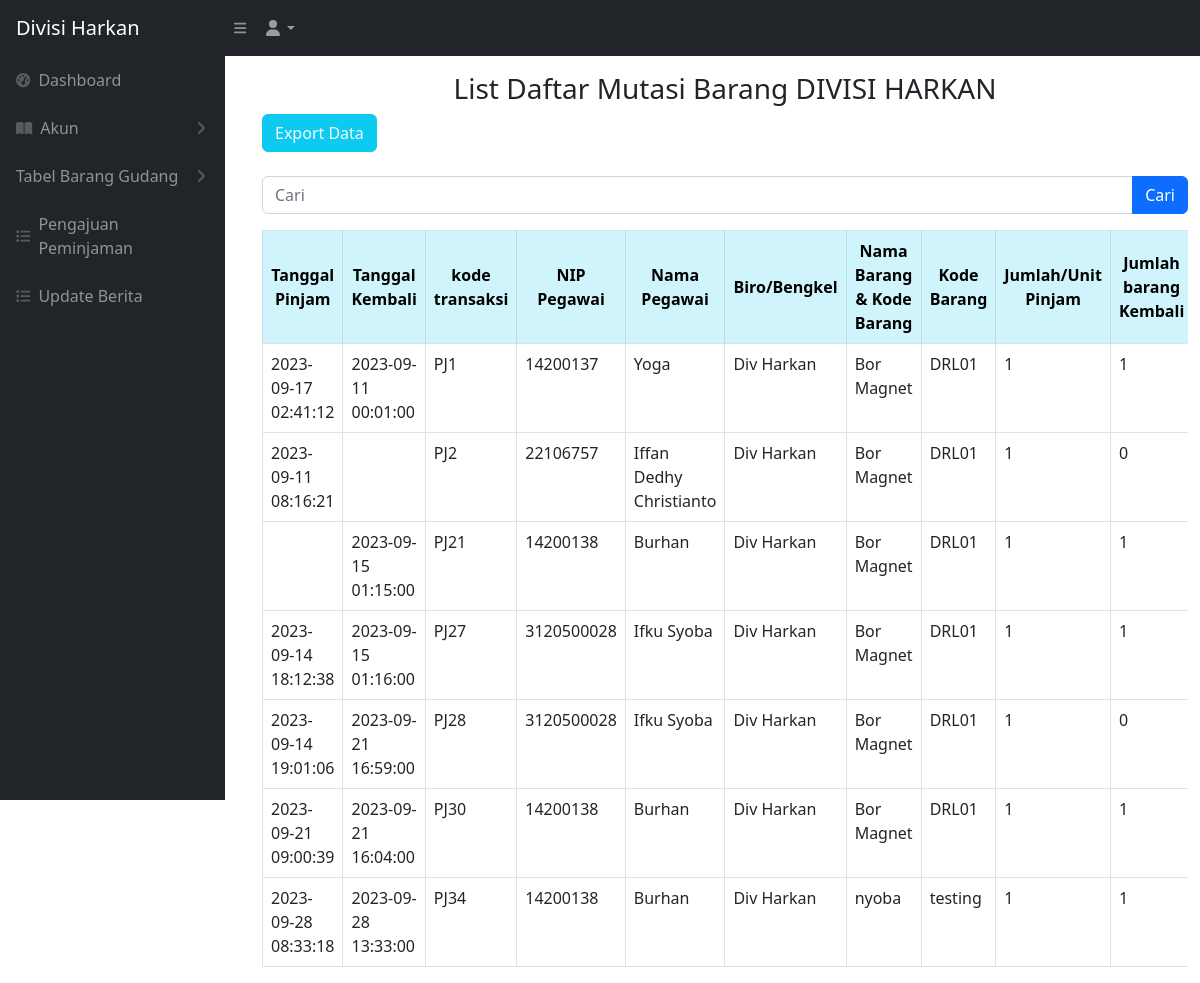
/mutasibarang.php (signed in), run on an earlier commit of the app's database.
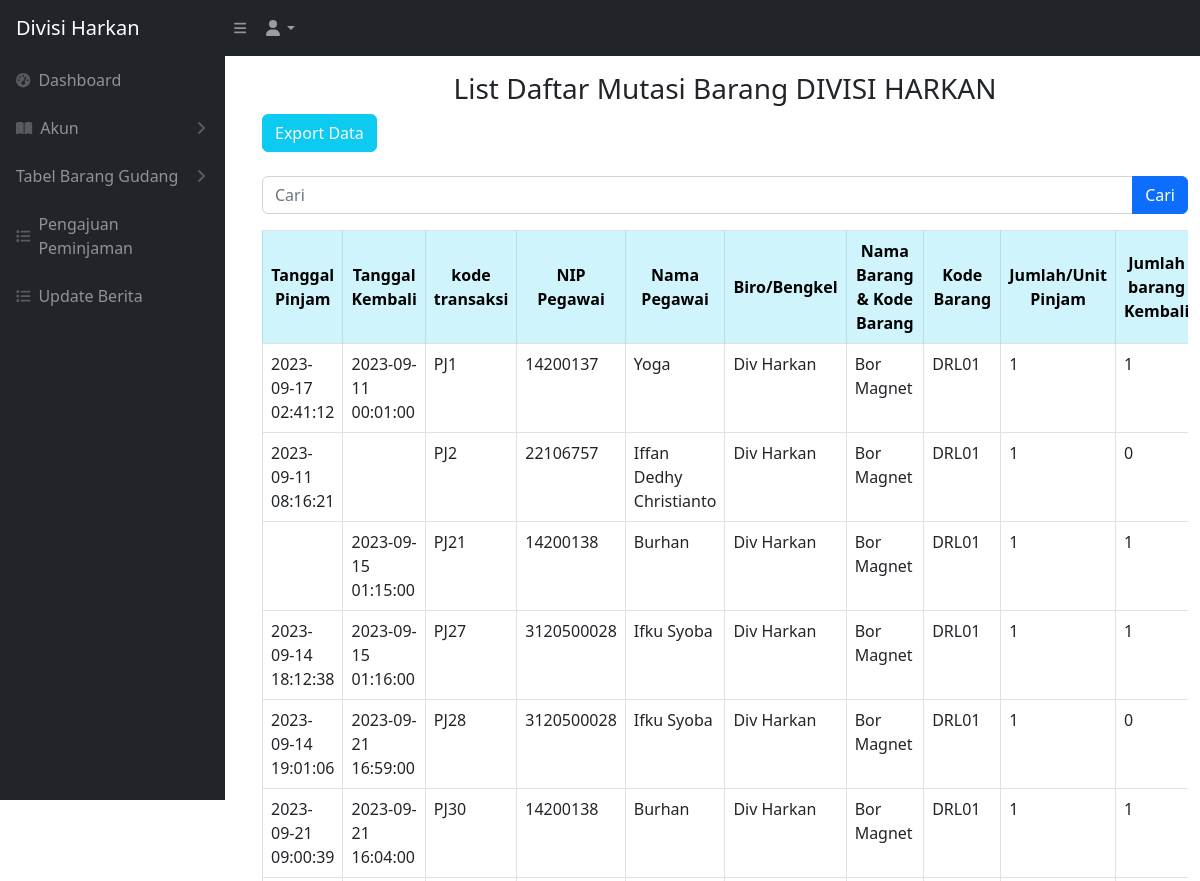
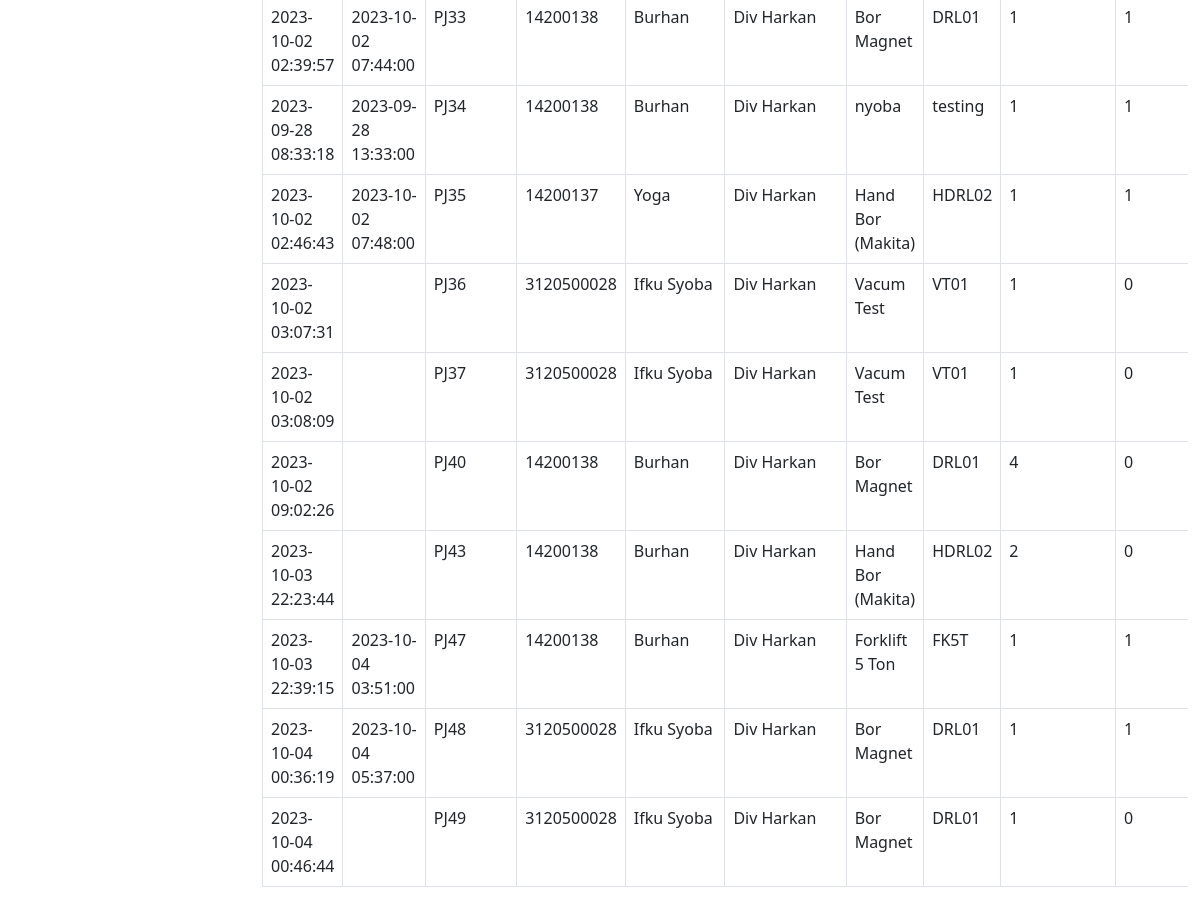
And on a later commit of the database (2 pictures, top to bottom).
### tables this page shows
CREATE TABLE `keluar_masuk_barang` (
  `idtransaksi` int NOT NULL,
  `kodetransaksi` varchar(200) NOT NULL,
  `tanggal` timestamp NULL DEFAULT NULL,
  `tanggal_pengajuan` timestamp NULL DEFAULT NULL,
  `tanggalkembali` timestamp NULL DEFAULT NULL,
  `jenisbarang` varchar(256) NOT NULL,
  `nip` varchar(512) NOT NULL,
  `namabarang` varchar(200) NOT NULL,
  `kodebarang` varchar(200) NOT NULL,
  `jumlahpinjam` int NOT NULL,
  `jumlahkembali` int DEFAULT '0',
  `jumlahrusak` int DEFAULT '0',
  `lokasi` varchar(500) NOT NULL,
  `lokasi_kembali` varchar(256) DEFAULT NULL,
  `keterangan` varchar(256) DEFAULT NULL,
  `isApproved` int DEFAULT '0',
  `status` varchar(200) NOT NULL
);

CREATE TABLE `users` (
  `id_user` int NOT NULL,
  `nip_user` varchar(512) NOT NULL,
  `nama_user` varchar(512) NOT NULL,
  `password_user` varchar(512) NOT NULL,
  `divisi_id` int NOT NULL,
  `role_id` int NOT NULL
);

CREATE TABLE `divisi` (
  `iddivisi` int NOT NULL,
  `namadivisi` varchar(200) NOT NULL
);

### mutasibarang.php (the view, shortened to what this page needs)
<?php
require 'controller/koneksi.php';
$searchTerm = isset($_GET['cari']) ? $_GET['cari'] : '';
?>
<!DOCTYPE html>
<html lang="en">
<head>
    <link href="css/styles.css" rel="stylesheet" />
</head>
<?php include 'sidebar.php' ?>
<body>
    <br>
    <br>
    <main id="main-content" class="<?= isset($_GET['sidebarClosed']) ? '' : 'main-with-sidebar' ?>">
        <div class="container-fluid px-4">
            <h3 class="mt-4 text-center">List Daftar Mutasi Barang DIVISI HARKAN</h3>
        </div>
        <div class="container -fluid">
            <a href="export_mutasibarang.php" class="btn btn-info text-light">Export Data</a>
            <br>
            <br>
            <form action="mutasibarang.php" method="GET">
                <div class="input-group mb-3">
                    <input type="text" class="form-control" placeholder="Cari" name="cari" value="<?= $searchTerm ?>">
                    <button type="submit" class="btn btn-primary">Cari</button>
                </div>
            </form>
            <div class="card-body">
                <div class="table table-responsive">
                    <table class="table table-bordered" id="dataTable" width="100" cellspacing="0">
                        <thead>
                            <tr>
                                <th class="table-info text-center align-middle">Tanggal Pinjam</th>
                                <th class="table-info text-center align-middle">Tanggal Kembali</th>
                                <th class="table-info text-center align-middle">kode transaksi</th>
                                <th class="table-info text-center align-middle">NIP Pegawai</th>
                                <th class="table-info text-center align-middle">Nama Pegawai</th>
                                <th class="table-info text-center align-middle">Biro/Bengkel</th>
                                <th class="table-info text-center align-middle">Nama Barang & Kode Barang</th>
                                <th class="table-info text-center align-middle">Kode Barang </th>
                                <th class="table-info text-center align-middle">Jumlah/Unit Pinjam</th>
                                <th class="table-info text-center align-middle">Jumlah barang Kembali</th>
                            </tr>
                        </thead>
                        <tbody>
                            <?php
                            if (!empty($searchTerm)) {
                                $searchResults = searchMutasiBarang($conn, $searchTerm);
                                while ($data = mysqli_fetch_array($searchResults)) {
                                    $tanggalpinjam = $data['tanggal'];
                                    $tanggalkembali = $data['tanggalkembali'];
                                    $kodetransaksi = $data['kodetransaksi'];
                                    $nip = $data['nip'];
                                    $namabarang = $data['namabarang'];
                                    $kodebarang = $data['kodebarang'];
                                    $jumlahpinjam = $data['jumlahpinjam'];
                                    $jumlahkembali = $data['jumlahkembali'];
                                    $jumlahrusak = $data['jumlahrusak'];
                                    $lokasi = $data['lokasi'];
                                    $lokasikembali = $data['lokasi_kembali'];
                                    $keterangan = $data['keterangan'];
                                    $status = $data['status'];
                                    $tanggalKembaliNull = null;
                                    $query_pegawai = "SELECT users.nama_user
                        FROM users
                        WHERE users.nip_user = '$nip'";
                                    $result_pegawai = mysqli_query($conn, $query_pegawai);
                                    $namapegawai = "-";
                                    if ($result_pegawai) {
                                        $row_pegawai = mysqli_fetch_assoc($result_pegawai);
                                        $namapegawai = $row_pegawai['nama_user'];
                                    }
                                    $query_divisi = "SELECT divisi.namadivisi
                        FROM users
                        INNER JOIN divisi ON users.divisi_id = divisi.iddivisi
                        WHERE users.nip_user = '$nip'";
                                    $result_divisi = mysqli_query($conn, $query_divisi);
                                    $namadivisi = "-";
                                    if ($result_divisi) {
                                        $row_divisi = mysqli_fetch_assoc($result_divisi);
                                        $namadivisi = $row_divisi['namadivisi'];
                                    }
                                    echo '<tr class="centered-cell">';
                                    echo '<td class="centered-cell">' . $tanggalpinjam . '</td>';
                                    echo '<td class="centered-cell">' . $tanggalkembali . '</td>';
                                    echo '<td class="centered-cell">' . $kodetransaksi . '</td>';
                                    echo '<td class="centered-cell">' . $nip . '</td>';
                                    echo '<td class="centered-cell">' . $namapegawai . '</td>';
                                    echo '<td class="centered-cell">' . $namadivisi . '</td>';
                                    echo '<td class="centered-cell">' . $namabarang . '</td>';
                                    echo '<td class="centered-cell">' . $kodebarang . '</td>';
                                    echo '<td class="centered-cell">' . $jumlahpinjam . '</td>';
                                    echo '<td class="centered-cell">' . $jumlahkembali . '</td>';
                                    echo '<td class="centered-cell">' . $jumlahrusak . '</td>';
                                    echo '<td class="centered-cell">' . $lokasi . '</td>';
                                    echo '<td class="centered-cell">' . $lokasikembali . '</td>';
                                    echo '<td class="centered-cell">' . $keterangan . '</td>';
                                    echo '<td class="centered-cell">';
                                    if ($tanggalkembali === $tanggalKembaliNull) {
                                        echo '<span class="badge text-bg-danger">Belum kembali</span>';
                                    } else if ($jumlahrusak > 0) {
                                        echo '<span class="badge text-bg-warning">Barang rusak/kurang lengkap</span>';
                                    } else {
                                        echo '<span class="badge text-bg-success">Sudah kembali</span>';
                                    }
                                    echo '</td>';
                                    echo '</tr>';
                                }
                            } else {
                                $ambilsemuadatastock = mysqli_query($conn, "SELECT * FROM keluar_masuk_barang WHERE isApproved = 1 OR isApproved = 3");
                                while ($data = mysqli_fetch_array($ambilsemuadatastock)) {
                                    $tanggalpinjam = $data['tanggal'];
                                    $tanggalkembali = $data['tanggalkembali'];
                                    $kodetransaksi = $data['kodetransaksi'];
                                    $nip = $data['nip'];
                                    $namabarang = $data['namabarang'];
                                    $kodebarang = $data['kodebarang'];
                                    $jumlahpinjam = $data['jumlahpinjam'];
                                    $jumlahkembali = $data['jumlahkembali'];
                                    $query_pegawai = "SELECT users.nama_user
                        FROM users
                        WHERE users.nip_user = '$nip'";
                                    $result_pegawai = mysqli_query($conn, $query_pegawai);
                                    $namapegawai = "-";
                                    if ($result_pegawai) {
                                        $row_pegawai = mysqli_fetch_assoc($result_pegawai);
                                        $namapegawai = $row_pegawai['nama_user'];
                                    }
                                    $query_divisi = "SELECT divisi.namadivisi
                        FROM users
                        INNER JOIN divisi ON users.divisi_id = divisi.iddivisi
                        WHERE users.nip_user = '$nip'";
                                    $result_divisi = mysqli_query($conn, $query_divisi);
                                    $namadivisi = "-";
                                    if ($result_divisi) {
                                        $row_divisi = mysqli_fetch_assoc($result_divisi);
                                        $namadivisi = $row_divisi['namadivisi'];
                                    }
                                    echo '<tr>';
                                    echo '<td>' . $tanggalpinjam . '</td>';
                                    echo '<td>' . $tanggalkembali . '</td>';
                                    echo '<td>' . $kodetransaksi . '</td>';
                                    echo '<td>' . $nip . '</td>';
                                    echo '<td>' . $namapegawai . '</td>';
                                    echo '<td>' . $namadivisi . '</td>';
                                    echo '<td>' . $namabarang . '</td>';
                                    echo '<td>' . $kodebarang . '</td>';
                                    echo '<td>' . $jumlahpinjam . '</td>';
                                    echo '<td>' . $jumlahkembali . '</td>';
                                    echo '</tr>';
                                }
                            }
                            ?>
                        </tbody>
                    </table>
                </div>
            </div>
    </main>
</body>
</html>

### sidebar.php (shortened to what this page needs)
<div class="sb-nav-fixed">
    <nav class="sb-topnav navbar navbar-expand navbar-dark bg-dark">
        <a class="navbar-brand ps-3" href="dashboard.php">Divisi Harkan</a>
        <button class="btn btn-link btn-sm order-1 order-lg-0 me-4 me-lg-0" id="sidebarToggle" href="#"><i class="fas fa-bars"></i></button>
        <ul class="navbar-nav ms-auto ms-md-0 me-3 me-lg-4">
                <li class="nav-item dropdown">
                    <a class="nav-link dropdown-toggle" id="navbarDropdown" href="#" role="button" data-bs-toggle="dropdown" aria-expanded="false"><i class="fas fa-user fa-fw"></i></a>
                </li>
            </ul>
    </nav>
    <div id="layoutSidenav">
        <div id="layoutSidenav_nav">
            <nav class="sb-sidenav accordion sb-sidenav-dark" id="sidenavAccordion">
                <div class="sb-sidenav-menu">
                    <div class="nav">
                        <a class="nav-link" href="dashboard.php">
                            <div class="sb-nav-link-icon"><i class="fas fa-tachometer-alt"></i></div>
                            Dashboard
                        </a>
                        <a class="nav-link collapsed" href="#" data-bs-toggle="collapse" data-bs-target="#collapsePages" aria-expanded="false" aria-controls="collapsePages">
                            <div class="sb-nav-link-icon"><i class="fas fa-book-open"></i></div>
                            Akun
                            <div class="sb-sidenav-collapse-arrow"><i class="fas fa-angle-down"></i></div>
                        </a>
                        <a class="nav-link collapsed" href="#" data-bs-toggle="collapse" data-bs-target="#pagesCollapseTabel" aria-expanded="false" aria-controls="pagesCollapseTabel">
                            Tabel Barang Gudang
                            <div class="sb-sidenav-collapse-arrow"><i class="fas fa-angle-down"></i></div>
                        </a>
                        <a class="nav-link" href="peminjaman.php">
                            <div class="sb-nav-link-icon"><i class="fa-solid fa-list"></i></div>
                            Pengajuan Peminjaman
                        </a>
                        <a class="nav-link" href="berita.php">
                            <div class="sb-nav-link-icon"><i class="fa-solid fa-list"></i></div>
                            Update Berita
                        </a>
                    </div>
                </div>
            </nav>
        </div>
    </div>
</div>

What changed in the data, as far as the page shows it:
now on this page (row edited): keluar_masuk_barang: tanggal "2023-10-02 02:39:57", tanggalkembali "2023-10-02 07:44:00", kodetransaksi "PJ33", nip "14200138", users.nama_user "Burhan", divisi.namadivisi "Div Harkan", namabarang "Bor Magnet", kodebarang "DRL01", jumlahpinjam "1", jumlahkembali "1"
added keluar_masuk_barang: tanggal "2023-10-02 02:46:43", tanggalkembali "2023-10-02 07:48:00", kodetransaksi "PJ35", nip "14200137", users.nama_user "Yoga", divisi.namadivisi "Div Harkan", namabarang "Hand Bor (Makita)", kodebarang "HDRL02", jumlahpinjam "1", jumlahkembali "1"
added keluar_masuk_barang: tanggal "2023-10-02 03:07:31", kodetransaksi "PJ36", nip "3120500028", users.nama_user "Ifku Syoba", divisi.namadivisi "Div Harkan", namabarang "Vacum Test", kodebarang "VT01", jumlahpinjam "1", jumlahkembali "0"
added keluar_masuk_barang: tanggal "2023-10-02 03:08:09", kodetransaksi "PJ37", nip "3120500028", users.nama_user "Ifku Syoba", divisi.namadivisi "Div Harkan", namabarang "Vacum Test", kodebarang "VT01", jumlahpinjam "1", jumlahkembali "0"
added keluar_masuk_barang: tanggal "2023-10-02 09:02:26", kodetransaksi "PJ40", nip "14200138", users.nama_user "Burhan", divisi.namadivisi "Div Harkan", namabarang "Bor Magnet", kodebarang "DRL01", jumlahpinjam "4", jumlahkembali "0"
added keluar_masuk_barang: tanggal "2023-10-03 22:23:44", kodetransaksi "PJ43", nip "14200138", users.nama_user "Burhan", divisi.namadivisi "Div Harkan", namabarang "Hand Bor (Makita)", kodebarang "HDRL02", jumlahpinjam "2", jumlahkembali "0"
added keluar_masuk_barang: tanggal "2023-10-03 22:39:15", tanggalkembali "2023-10-04 03:51:00", kodetransaksi "PJ47", nip "14200138", users.nama_user "Burhan", divisi.namadivisi "Div Harkan", namabarang "Forklift 5 Ton", kodebarang "FK5T", jumlahpinjam "1", jumlahkembali "1"
added keluar_masuk_barang: tanggal "2023-10-04 00:36:19", tanggalkembali "2023-10-04 05:37:00", kodetransaksi "PJ48", nip "3120500028", users.nama_user "Ifku Syoba", divisi.namadivisi "Div Harkan", namabarang "Bor Magnet", kodebarang "DRL01", jumlahpinjam "1", jumlahkembali "1"
added keluar_masuk_barang: tanggal "2023-10-04 00:46:44", kodetransaksi "PJ49", nip "3120500028", users.nama_user "Ifku Syoba", divisi.namadivisi "Div Harkan", namabarang "Bor Magnet", kodebarang "DRL01", jumlahpinjam "1", jumlahkembali "0"
